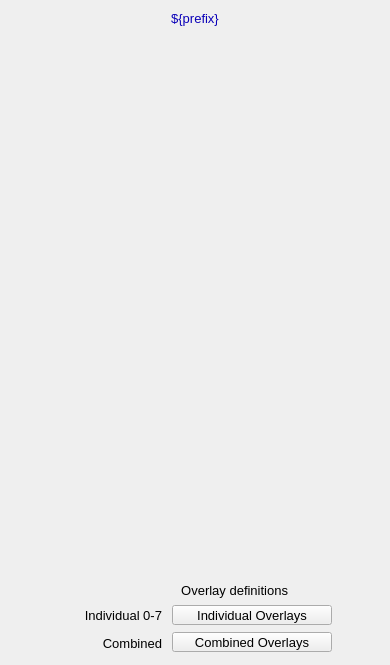
<?xml version="1.0" ?>
<ui version="4.0">
  <class>Dialog</class>
  <widget class="QWidget" name="screen">
    <property name="geometry">
      <rect>
        <x>154</x>
        <y>55</y>
        <width>390</width>
        <height>665</height>
      </rect>
    </property>
    <property name="styleSheet">
      <string notr="true">QWidget#screen {
  color: rgb(0, 0, 0);
  background-color: rgb(187, 187, 187);
  }</string>
    </property>
    <property name="windowTitle">
      <string>NDOverlay</string>
    </property>
    <widget class="PyDMDrawingRectangle" name="rectangle">
      <property name="geometry">
        <rect>
          <x>0</x>
          <y>5</y>
          <width>390</width>
          <height>25</height>
        </rect>
      </property>
      <property name="brush" stdset="0">
        <brush brushstyle="SolidPattern">
          <color alpha="255">
            <red>218</red>
            <green>218</green>
            <blue>218</blue>
          </color>
        </brush>
      </property>
      <property name="penStyle" stdset="0">
        <enum>Qt::SolidLine</enum>
      </property>
      <property name="penColor" stdset="0">
        <color>
          <red>218</red>
          <green>218</green>
          <blue>218</blue>
        </color>
      </property>
      <property name="penWidth" stdset="0">
        <double>0</double>
      </property>
      <property name="penCapStyle" stdset="0">
        <enum>Qt::FlatCap</enum>
      </property>
      <property name="toolTip">
        <string>rectangle</string>
      </property>
    </widget>
    <widget class="QLabel" name="text">
      <property name="geometry">
        <rect>
          <x>87</x>
          <y>6</y>
          <width>216</width>
          <height>25</height>
        </rect>
      </property>
      <property name="text">
        <string>${prefix}</string>
      </property>
      <property name="font" stdset="0">
        <font>
          <pointsize>10</pointsize>
        </font>
      </property>
      <property name="brush" stdset="0">
        <brush brushstyle="SolidPattern">
          <color alpha="255">
            <red>10</red>
            <green>0</green>
            <blue>184</blue>
          </color>
        </brush>
      </property>
      <property name="toolTip">
        <string>text</string>
      </property>
      <property name="alignment">
        <set>Qt::AlignCenter</set>
      </property>
      <property name="styleSheet">
        <string notr="true">QLabel#text {
  color: rgb(10, 0, 184);
  }</string>
      </property>
    </widget>
    <widget class="PyDMEmbeddedDisplay" name="composite">
      <property name="geometry">
        <rect>
          <x>5</x>
          <y>40</y>
          <width>380</width>
          <height>530</height>
        </rect>
      </property>
      <property name="toolTip">
        <string>composite</string>
      </property>
      <property name="filename" stdset="0">
        <string>PluginBase_V25.ui</string>
      </property>
    </widget>
    <widget class="PyDMFrame" name="composite_1">
      <property name="geometry">
        <rect>
          <x>5</x>
          <y>575</y>
          <width>380</width>
          <height>85</height>
        </rect>
      </property>
      <widget class="PyDMDrawingRectangle" name="rectangle_1">
        <property name="geometry">
          <rect>
            <x>0</x>
            <y>0</y>
            <width>380</width>
            <height>85</height>
          </rect>
        </property>
        <property name="brush" stdset="0">
          <brush brushstyle="NoBrush">
            <color alpha="255">
              <red>0</red>
              <green>0</green>
              <blue>0</blue>
            </color>
          </brush>
        </property>
        <property name="penStyle" stdset="0">
          <enum>Qt::SolidLine</enum>
        </property>
        <property name="penColor" stdset="0">
          <color>
            <red>0</red>
            <green>0</green>
            <blue>0</blue>
          </color>
        </property>
        <property name="penWidth" stdset="0">
          <double>1</double>
        </property>
        <property name="penCapStyle" stdset="0">
          <enum>Qt::FlatCap</enum>
        </property>
        <property name="toolTip">
          <string>rectangle_1</string>
        </property>
      </widget>
      <widget class="PyDMRelatedDisplayButton" name="related_display">
        <property name="geometry">
          <rect>
            <x>167</x>
            <y>30</y>
            <width>160</width>
            <height>20</height>
          </rect>
        </property>
        <property name="toolTip">
          <string>Individual Overlays</string>
        </property>
        <property name="text">
          <string>Individual Overlays</string>
        </property>
        <property name="showIcon" stdset="0">
          <bool>true</bool>
        </property>
        <property name="font" stdset="0">
          <font>
            <pointsize>10</pointsize>
          </font>
        </property>
        <property name="styleSheet">
          <string notr="true">PyDMRelatedDisplayButton#related_display {
  color: rgb(0, 0, 0);
  background-color: rgb(115, 223, 255);
  }</string>
        </property>
        <property name="titles" stdset="0">
          <stringlist>
            <string>Overlay 1</string>
            <string>Overlay 2</string>
            <string>Overlay 3</string>
            <string>Overlay 4</string>
            <string>Overlay 5</string>
            <string>Overlay 6</string>
            <string>Overlay 7</string>
            <string>Overlay 8</string>
          </stringlist>
        </property>
        <property name="filenames" stdset="0">
          <stringlist>
            <string>OverlayN_V25.ui</string>
            <string>OverlayN_V25.ui</string>
            <string>OverlayN_V25.ui</string>
            <string>OverlayN_V25.ui</string>
            <string>OverlayN_V25.ui</string>
            <string>OverlayN_V25.ui</string>
            <string>OverlayN_V25.ui</string>
            <string>OverlayN_V25.ui</string>
          </stringlist>
        </property>
        <property name="macros" stdset="0">
          <stringlist>
            <string>P=${P}, R=${R}1:</string>
            <string>P=${P}, R=${R}2:</string>
            <string>P=${P}, R=${R}3:</string>
            <string>P=${P}, R=${R}4:</string>
            <string>P=${P}, R=${R}5:</string>
            <string>P=${P}, R=${R}6:</string>
            <string>P=${P}, R=${R}7:</string>
            <string>P=${P}, R=${R}8:</string>
          </stringlist>
        </property>
        <property name="openInNewWindow" stdset="0">
          <bool>true</bool>
        </property>
      </widget>
      <widget class="QLabel" name="text_1">
        <property name="geometry">
          <rect>
            <x>17</x>
            <y>30</y>
            <width>140</width>
            <height>20</height>
          </rect>
        </property>
        <property name="text">
          <string>Individual 0-7</string>
        </property>
        <property name="font" stdset="0">
          <font>
            <pointsize>10</pointsize>
          </font>
        </property>
        <property name="brush" stdset="0">
          <brush brushstyle="SolidPattern">
            <color alpha="255">
              <red>0</red>
              <green>0</green>
              <blue>0</blue>
            </color>
          </brush>
        </property>
        <property name="toolTip">
          <string>text_1</string>
        </property>
        <property name="alignment">
          <set>Qt::AlignRight|Qt::AlignTrailing|Qt::AlignVCenter</set>
        </property>
        <property name="styleSheet">
          <string notr="true">QLabel#text_1 {
  color: rgb(0, 0, 0);
  }</string>
        </property>
      </widget>
      <widget class="PyDMRelatedDisplayButton" name="related_display_1">
        <property name="geometry">
          <rect>
            <x>167</x>
            <y>57</y>
            <width>160</width>
            <height>20</height>
          </rect>
        </property>
        <property name="toolTip">
          <string>Combined Overlays</string>
        </property>
        <property name="text">
          <string>Combined Overlays</string>
        </property>
        <property name="showIcon" stdset="0">
          <bool>true</bool>
        </property>
        <property name="font" stdset="0">
          <font>
            <pointsize>10</pointsize>
          </font>
        </property>
        <property name="styleSheet">
          <string notr="true">PyDMRelatedDisplayButton#related_display_1 {
  color: rgb(0, 0, 0);
  background-color: rgb(115, 223, 255);
  }</string>
        </property>
        <property name="titles" stdset="0">
          <stringlist>
            <string>Overlays 1-8</string>
            <string>Overlays 9-16</string>
          </stringlist>
        </property>
        <property name="filenames" stdset="0">
          <stringlist>
            <string>Overlay8_V25.ui</string>
            <string>Overlay8_V25.ui</string>
          </stringlist>
        </property>
        <property name="macros" stdset="0">
          <stringlist>
            <string>P=${P},R=${R},O1=${R}1:,O2=${R}2:,O3=${R}3:,O4=${R}4:,O5=${R}5:,O6=${R}6:,O7=${R}7:,O8=${R}8:</string>
            <string>P=${P},R=${R},O1=${R}9:,O2=${R}10:,O3=${R}11:,O4=${R}12:,O5=${R}13:,O6=${R}14:,O7=${R}15:,O8=${R}16:</string>
          </stringlist>
        </property>
        <property name="openInNewWindow" stdset="0">
          <bool>true</bool>
        </property>
      </widget>
      <widget class="QLabel" name="text_2">
        <property name="geometry">
          <rect>
            <x>133</x>
            <y>5</y>
            <width>150</width>
            <height>20</height>
          </rect>
        </property>
        <property name="text">
          <string>Overlay definitions</string>
        </property>
        <property name="font" stdset="0">
          <font>
            <pointsize>10</pointsize>
          </font>
        </property>
        <property name="brush" stdset="0">
          <brush brushstyle="SolidPattern">
            <color alpha="255">
              <red>0</red>
              <green>0</green>
              <blue>0</blue>
            </color>
          </brush>
        </property>
        <property name="toolTip">
          <string>text_2</string>
        </property>
        <property name="alignment">
          <set>Qt::AlignRight|Qt::AlignTrailing|Qt::AlignVCenter</set>
        </property>
        <property name="styleSheet">
          <string notr="true">QLabel#text_2 {
  color: rgb(0, 0, 0);
  }</string>
        </property>
      </widget>
      <widget class="QLabel" name="text_3">
        <property name="geometry">
          <rect>
            <x>77</x>
            <y>58</y>
            <width>80</width>
            <height>20</height>
          </rect>
        </property>
        <property name="text">
          <string>Combined</string>
        </property>
        <property name="font" stdset="0">
          <font>
            <pointsize>10</pointsize>
          </font>
        </property>
        <property name="brush" stdset="0">
          <brush brushstyle="SolidPattern">
            <color alpha="255">
              <red>0</red>
              <green>0</green>
              <blue>0</blue>
            </color>
          </brush>
        </property>
        <property name="toolTip">
          <string>text_3</string>
        </property>
        <property name="alignment">
          <set>Qt::AlignRight|Qt::AlignTrailing|Qt::AlignVCenter</set>
        </property>
        <property name="styleSheet">
          <string notr="true">QLabel#text_3 {
  color: rgb(0, 0, 0);
  }</string>
        </property>
      </widget>
    </widget>
  </widget>
  <customwidgets>
    <customwidget>
      <class>PyDMDrawingRectangle</class>
      <extends>QWidget</extends>
      <header>pydm.widgets.drawing</header>
    </customwidget>
    <customwidget>
      <class>PyDMLabel</class>
      <extends>QLabel</extends>
      <header>pydm.widgets.label</header>
    </customwidget>
    <customwidget>
      <class>PyDMEmbeddedDisplay</class>
      <extends>QFrame</extends>
      <header>pydm.widgets.embedded_display</header>
    </customwidget>
    <customwidget>
      <class>PyDMFrame</class>
      <extends>QFrame</extends>
      <header>pydm.widgets.frame</header>
    </customwidget>
    <customwidget>
      <class>PyDMRelatedDisplayButton</class>
      <extends>QPushButton</extends>
      <header>pydm.widgets.related_display_button</header>
    </customwidget>
  </customwidgets>
</ui>
